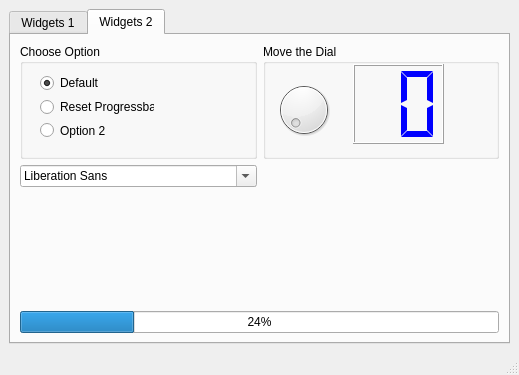
<?xml version="1.0" encoding="UTF-8"?>
<ui version="4.0">
 <class>MainWindow</class>
 <widget class="QMainWindow" name="MainWindow">
  <property name="geometry">
   <rect>
    <x>0</x>
    <y>0</y>
    <width>519</width>
    <height>375</height>
   </rect>
  </property>
  <property name="windowTitle">
   <string>MainWindow</string>
  </property>
  <widget class="QWidget" name="centralwidget">
   <layout class="QGridLayout" name="gridLayout">
    <item row="0" column="0">
     <widget class="QTabWidget" name="tabWidget_1">
      <property name="font">
       <font>
        <weight>50</weight>
        <bold>false</bold>
       </font>
      </property>
      <property name="currentIndex">
       <number>1</number>
      </property>
      <widget class="QWidget" name="tab_widgets_1">
       <property name="toolTip">
        <string/>
       </property>
       <property name="statusTip">
        <string/>
       </property>
       <attribute name="title">
        <string>Widgets 1</string>
       </attribute>
       <layout class="QVBoxLayout" name="verticalLayout">
        <item>
         <layout class="QVBoxLayout" name="verticalLayout_tab_1">
          <item>
           <widget class="QTabWidget" name="tabWidget_2">
            <property name="accessibleName">
             <string/>
            </property>
            <property name="currentIndex">
             <number>0</number>
            </property>
            <widget class="QWidget" name="tab_tree">
             <property name="statusTip">
              <string/>
             </property>
             <attribute name="title">
              <string>Tree</string>
             </attribute>
             <layout class="QHBoxLayout" name="horizontalLayout">
              <item>
               <layout class="QVBoxLayout" name="verticalLayout_2">
                <item>
                 <widget class="QTreeWidget" name="treeWidget">
                  <column>
                   <property name="text">
                    <string>Header 1</string>
                   </property>
                  </column>
                  <column>
                   <property name="text">
                    <string>New Column</string>
                   </property>
                  </column>
                  <item>
                   <property name="text">
                    <string>Item1</string>
                   </property>
                   <item>
                    <property name="text">
                     <string>Subitem1</string>
                    </property>
                   </item>
                  </item>
                 </widget>
                </item>
               </layout>
              </item>
             </layout>
            </widget>
            <widget class="QWidget" name="tab_calendar">
             <property name="statusTip">
              <string/>
             </property>
             <attribute name="title">
              <string>Calendar</string>
             </attribute>
             <layout class="QVBoxLayout" name="verticalLayout_3">
              <item>
               <widget class="QDateEdit" name="dateEdit">
                <property name="alignment">
                 <set>Qt::AlignCenter</set>
                </property>
               </widget>
              </item>
              <item>
               <widget class="QCalendarWidget" name="calendarWidget"/>
              </item>
             </layout>
            </widget>
           </widget>
          </item>
         </layout>
        </item>
       </layout>
      </widget>
      <widget class="QWidget" name="tab_widgets_2">
       <property name="toolTip">
        <string/>
       </property>
       <property name="statusTip">
        <string/>
       </property>
       <attribute name="title">
        <string>Widgets 2</string>
       </attribute>
       <layout class="QGridLayout" name="gridLayout_2">
        <item row="2" column="1">
         <spacer name="verticalSpacer_2">
          <property name="orientation">
           <enum>Qt::Vertical</enum>
          </property>
          <property name="sizeType">
           <enum>QSizePolicy::Maximum</enum>
          </property>
          <property name="sizeHint" stdset="0">
           <size>
            <width>20</width>
            <height>140</height>
           </size>
          </property>
         </spacer>
        </item>
        <item row="3" column="0" colspan="2">
         <widget class="QProgressBar" name="progressBar">
          <property name="value">
           <number>24</number>
          </property>
         </widget>
        </item>
        <item row="0" column="0">
         <widget class="QGroupBox" name="groupBox">
          <property name="title">
           <string>Choose Option</string>
          </property>
          <widget class="QWidget" name="layoutWidget">
           <property name="geometry">
            <rect>
             <x>20</x>
             <y>30</y>
             <width>114</width>
             <height>65</height>
            </rect>
           </property>
           <layout class="QVBoxLayout" name="verticalLayout_4">
            <item>
             <widget class="QRadioButton" name="radioButton">
              <property name="statusTip">
               <string>This is the default option</string>
              </property>
              <property name="text">
               <string>Default</string>
              </property>
              <property name="checked">
               <bool>true</bool>
              </property>
             </widget>
            </item>
            <item>
             <widget class="QRadioButton" name="radioButton_2">
              <property name="statusTip">
               <string>Click to reset the Progress bar</string>
              </property>
              <property name="text">
               <string>Reset Progressbar</string>
              </property>
             </widget>
            </item>
            <item>
             <widget class="QRadioButton" name="radioButton_3">
              <property name="statusTip">
               <string>Option 2:  Select to...</string>
              </property>
              <property name="text">
               <string>Option 2</string>
              </property>
             </widget>
            </item>
           </layout>
          </widget>
         </widget>
        </item>
        <item row="0" column="1">
         <widget class="QGroupBox" name="groupBox_2">
          <property name="title">
           <string>Move the Dial</string>
          </property>
          <widget class="QWidget" name="verticalLayoutWidget">
           <property name="geometry">
            <rect>
             <x>10</x>
             <y>30</y>
             <width>61</width>
             <height>71</height>
            </rect>
           </property>
           <layout class="QVBoxLayout" name="verticalLayout_5">
            <item>
             <widget class="QDial" name="dial"/>
            </item>
           </layout>
          </widget>
          <widget class="QWidget" name="verticalLayoutWidget_2">
           <property name="geometry">
            <rect>
             <x>90</x>
             <y>20</y>
             <width>91</width>
             <height>80</height>
            </rect>
           </property>
           <layout class="QVBoxLayout" name="verticalLayout_6">
            <item>
             <widget class="QLCDNumber" name="lcdNumber">
              <property name="palette">
               <palette>
                <active>
                 <colorrole role="WindowText">
                  <brush brushstyle="SolidPattern">
                   <color alpha="255">
                    <red>0</red>
                    <green>0</green>
                    <blue>255</blue>
                   </color>
                  </brush>
                 </colorrole>
                </active>
                <inactive>
                 <colorrole role="WindowText">
                  <brush brushstyle="SolidPattern">
                   <color alpha="255">
                    <red>0</red>
                    <green>0</green>
                    <blue>255</blue>
                   </color>
                  </brush>
                 </colorrole>
                </inactive>
                <disabled>
                 <colorrole role="WindowText">
                  <brush brushstyle="SolidPattern">
                   <color alpha="255">
                    <red>120</red>
                    <green>120</green>
                    <blue>120</blue>
                   </color>
                  </brush>
                 </colorrole>
                </disabled>
               </palette>
              </property>
              <property name="digitCount">
               <number>2</number>
              </property>
              <property name="mode">
               <enum>QLCDNumber::Dec</enum>
              </property>
              <property name="segmentStyle">
               <enum>QLCDNumber::Flat</enum>
              </property>
             </widget>
            </item>
           </layout>
          </widget>
         </widget>
        </item>
        <item row="2" column="0">
         <layout class="QVBoxLayout" name="verticalLayout_7">
          <item>
           <widget class="QFontComboBox" name="fontComboBox"/>
          </item>
          <item>
           <widget class="QLabel" name="label">
            <property name="font">
             <font>
              <pointsize>14</pointsize>
             </font>
            </property>
            <property name="text">
             <string/>
            </property>
            <property name="alignment">
             <set>Qt::AlignCenter</set>
            </property>
           </widget>
          </item>
         </layout>
        </item>
       </layout>
      </widget>
     </widget>
    </item>
   </layout>
  </widget>
  <widget class="QMenuBar" name="menubar">
   <property name="geometry">
    <rect>
     <x>0</x>
     <y>0</y>
     <width>519</width>
     <height>21</height>
    </rect>
   </property>
  </widget>
  <widget class="QStatusBar" name="statusbar">
   <property name="statusTip">
    <string>Status bar</string>
   </property>
  </widget>
 </widget>
 <tabstops>
  <tabstop>tabWidget_2</tabstop>
 </tabstops>
 <resources/>
 <connections>
  <connection>
   <sender>dial</sender>
   <signal>valueChanged(int)</signal>
   <receiver>lcdNumber</receiver>
   <slot>display(int)</slot>
   <hints>
    <hint type="sourcelabel">
     <x>303</x>
     <y>115</y>
    </hint>
    <hint type="destinationlabel">
     <x>385</x>
     <y>127</y>
    </hint>
   </hints>
  </connection>
  <connection>
   <sender>radioButton_2</sender>
   <signal>clicked()</signal>
   <receiver>progressBar</receiver>
   <slot>reset()</slot>
   <hints>
    <hint type="sourcelabel">
     <x>60</x>
     <y>124</y>
    </hint>
    <hint type="destinationlabel">
     <x>68</x>
     <y>331</y>
    </hint>
   </hints>
  </connection>
  <connection>
   <sender>fontComboBox</sender>
   <signal>activated(QString)</signal>
   <receiver>label</receiver>
   <slot>setText(QString)</slot>
   <hints>
    <hint type="sourcelabel">
     <x>138</x>
     <y>177</y>
    </hint>
    <hint type="destinationlabel">
     <x>151</x>
     <y>253</y>
    </hint>
   </hints>
  </connection>
 </connections>
</ui>
